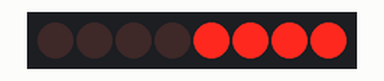
Bench run of a sketch on a simulated Arduino Uno, built with avr-gcc and run on an emulated ATmega328P. On the bench: 8 shift-register outputs drawn as a row of LEDs (first output left, lit = HIGH). Wiring (inferred from the names in the program): shift register (74HC595): data pin 12; shift clock pin 9; latch pin 11. Wiring (inferred from the signals the program sends): row of LEDs: on Q0, Q1, Q2, Q3, Q4, Q5, Q6, Q7.

Above: at 0.07 s.
At 2.62 s:
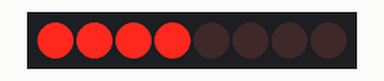
Timing chart, 0 to 3.0 s (numbered marks = the images above):
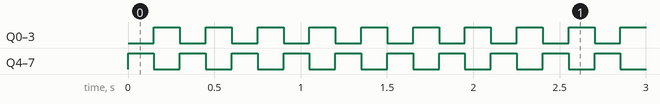

The sketch:

shiftregister_policelights.ino
```cpp
int latchpin=11, clockpin=9, datapin=12;
byte leds1=0x0F;
byte leds2=0xF0;
byte leds3=0xFF;
void setup() {
 pinMode(latchpin,OUTPUT);
 pinMode(clockpin,OUTPUT);
 pinMode(datapin,OUTPUT);
}

void loop() {

 digitalWrite(latchpin,LOW);
 shiftOut(datapin,clockpin,LSBFIRST,leds1);//causes led sets to flash like police lights, can be easily maniupulated to form binary counter using one byte leds and instructing an increment on each loop
 digitalWrite(latchpin,HIGH);
 delay(150);


 digitalWrite(latchpin,LOW);
 shiftOut(datapin,clockpin,LSBFIRST,leds2);
 digitalWrite(latchpin,HIGH);
 delay(150);
}
```

Measured:
- by itself, Q0–7: alternates HIGH for 0.15 s and LOW for 0.15 s
